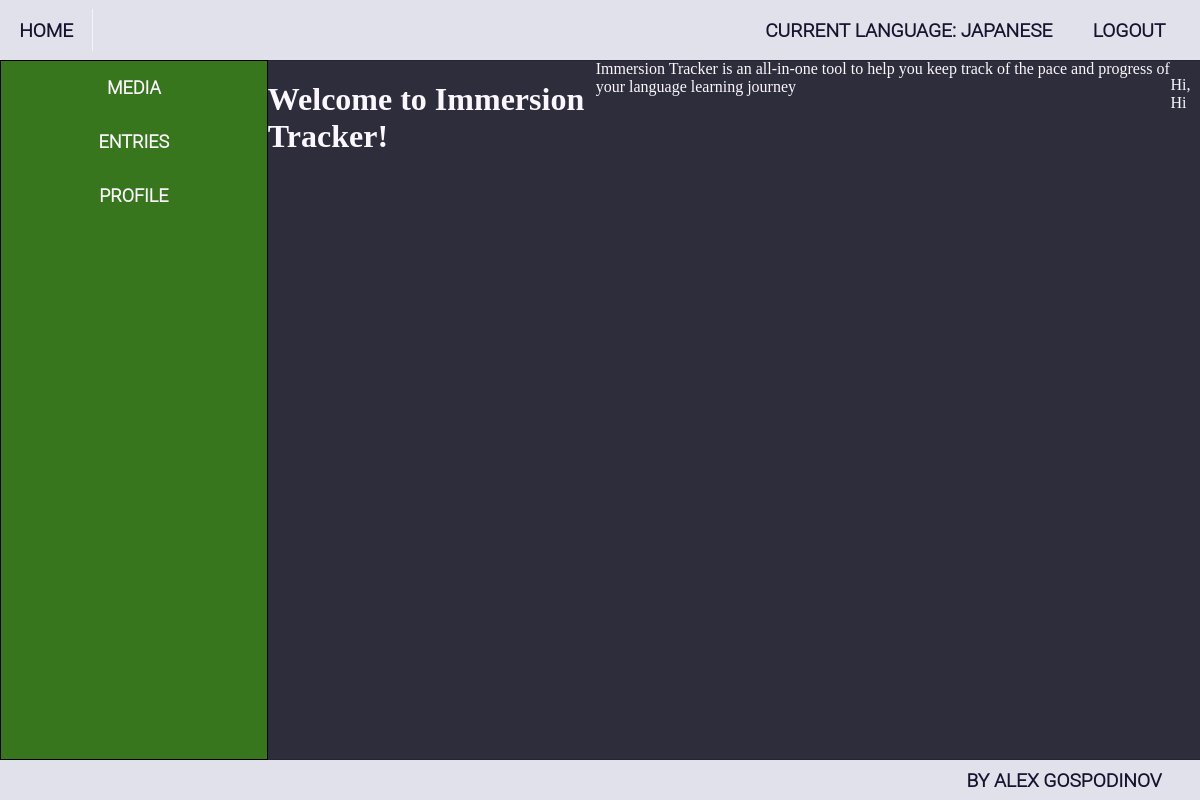
Page / (signed in) on the committed database.
### ImmersionTracker/accounts/models.py (models this page shows, shortened)
class ImmersionTrackerUser(auth_models.AbstractBaseUser, auth_models.PermissionsMixin):
    MAX_EMAIL_LENGTH = 150
    MAX_FIRST_NAME_LENGTH = 150
    MAX_LAST_NAME_LENGTH = 150
    email = models.EmailField(
        _("email address"),
        max_length=MAX_EMAIL_LENGTH,
        unique=True,
        error_messages={
            "unique": _("A user with that email already exists."),
        },
    )
    first_name = models.CharField(_("first name"), max_length=MAX_FIRST_NAME_LENGTH, blank=True)
    last_name = models.CharField(_("last name"), max_length=MAX_LAST_NAME_LENGTH, blank=True)
    is_staff = models.BooleanField(
        _("staff status"),
        default=False,
        help_text=_("Designates whether the user can log into this admin site."),
    )
    is_active = models.BooleanField(
        _("active"),
        default=True,
        help_text=_(
            "Designates whether this user should be treated as active. "
            "Unselect this instead of deleting accounts."
        ),
    )
    date_joined = models.DateTimeField(_("date joined"), default=timezone.now)
    object = ImmersionTrackerUserManager()
    USERNAME_FIELD = 'email'

class Profile(models.Model):
    NICKNAME_MAX_LENGTH = 20
    nickname = models.CharField(
        max_length=NICKNAME_MAX_LENGTH,
        blank=True,
        null=True,
    )
    current_language = models.ForeignKey('languages.Language', on_delete=models.SET_NULL, blank=True, null=True)
    user = models.OneToOneField(
        ImmersionTrackerUser,
        on_delete=models.CASCADE,
        related_name='profile',
        primary_key=True,
    )
    def __str__(self):
        display_name = self.nickname if self.nickname else self.user.email
        return f"{display_name}"

### ImmersionTracker/languages/models.py (models this page shows, shortened)
class Language(models.Model):
    LANGUAGE_NAME_MAX_LENGTH = 20
    name = models.CharField(
        max_length=LANGUAGE_NAME_MAX_LENGTH,
        null=False,
        blank=False,
    )
    user_profile = models.ForeignKey(
        Profile,
        on_delete=models.CASCADE,
        related_name='languages',
        null=False,
        blank=False,
    )

### ImmersionTracker/web/views.py (the view)
# urls.py: path('', IndexView.as_view(), name='index'),
class IndexView(views.TemplateView):
    template_name = 'web/index.html'

### templates/web/index.html
{% extends 'base.html' %}
{% block main_content %}
    <h1> Welcome to Immersion Tracker! </h1>
    <div> Immersion Tracker is an all-in-one tool
        to help you keep track of the pace and progress of your language learning journey</div>
    <p> Hi, {{ request.user.profile }}</p>
{% endblock %}

### templates/base.html (shortened to what this page needs)
{% load static %}
<!DOCTYPE html>
<html lang="en">
<head>
    <link rel="stylesheet" href="{% static 'style/style.css' %}">
</head>
<body>
    <header>
        <div class="go-to-index-btn">
            <a href="{% url 'index' %}"> Home </a>
        </div>
        <div class="navigation">
            <ul class="header-nav logout-and-language">
                {% if request.user.is_authenticated %}
                    <li><a href="{% url 'languages_index' %}">Current Language:
                        {% if request.user.profile.current_language %}
                            {{ request.user.profile.current_language.name }}
                        {% else %}
                            None
                        {% endif %}
                        </a>
                    </li>
                    <li><a href="{% url 'logout' %}"> Logout </a></li>
                {% else %}
                    <li><a href="{% url 'login' %}"> Log In </a></li>
                    <li><a href="{% url 'register_account' %}"> Register </a></li>
                {% endif %}
            </ul>
        </div>
    </header>
    <div class="base-wrapper">
    <div class="sidebar">
        <ul class="sidebar-buttons">
            {% if request.user.is_authenticated %}
                <li class="sidebar-button"><a href="{% url 'all_media' %}"><span>Media</span> </a></li>
                <li class="sidebar-button"><a href="{% url 'all_entries' %}"><span>Entries</span></a></li>
                <li class="sidebar-button"><a href="{% url 'profile_details' pk=request.user.id %}"><span>Profile</span></a></li>
            {% endif %}
        </ul>
    </div>
        {% block main_content %}
        {% endblock %}
    </div>
    <footer class="footer">
        <p class="credit">By Alex Gospodinov</p>
    </footer>
</body>
</html>

### staticfiles/style/main.css (style rules this page uses)
body { background-color: #2d2d3b; color: #FCF7FF; height: 100vh; margin: 0; padding: 0; display: flex; flex-direction: column; }
a { color: inherit; text-decoration: none; }
.base-wrapper { flex: 1; display: flex; }
html { overflow: hidden; }

### staticfiles/style/header_footer_and_sidebar.css (style rules this page uses)
header, footer { background-color: #e1e1eb; color: #14142e; font-size: larger; font-family: "Roboto Light", sans-serif; font-weight: bold; text-transform: uppercase; height: 60px; box-shadow: 1px 0 1px black; display: flex; flex-direction: row; align-items: center; }
.footer { height: 40px; justify-content: end; padding-right: 2em; }
.navigation { display: flex; flex-direction: row; justify-content: end; flex: 1; }
.header-nav { margin: 1em 0 1em 0; padding: 0 1em 0 1em; list-style-type: none; display: flex; flex-direction: row; gap: 0.5em; }
.header-nav > li { padding: 0.5em 0.8em 0.5em 0.8em }
.go-to-index-btn { flex: 0; padding: 0.5em 1em 0.5em 1em; margin-right: 0.5em; border-right: 0.1em solid #f1f6f0; }
.sidebar { width: 20em; background-color: #38761d; border: 1px solid black; font-size: large; font-family: "Roboto Light", sans-serif; font-weight: bold; }
.sidebar > ul { list-style-type: none; text-transform: uppercase; }
.sidebar-button { width: 100%; height: 3em; line-height: 3em; text-align: center; }
.sidebar-button > a { display: block; height: 100%; }
ul { padding: 0; margin: 0; }

### rows in the picture
ImmersionTrackerUser: user.profile.current_language.name "JAPANESE", user.profile "Hi"
